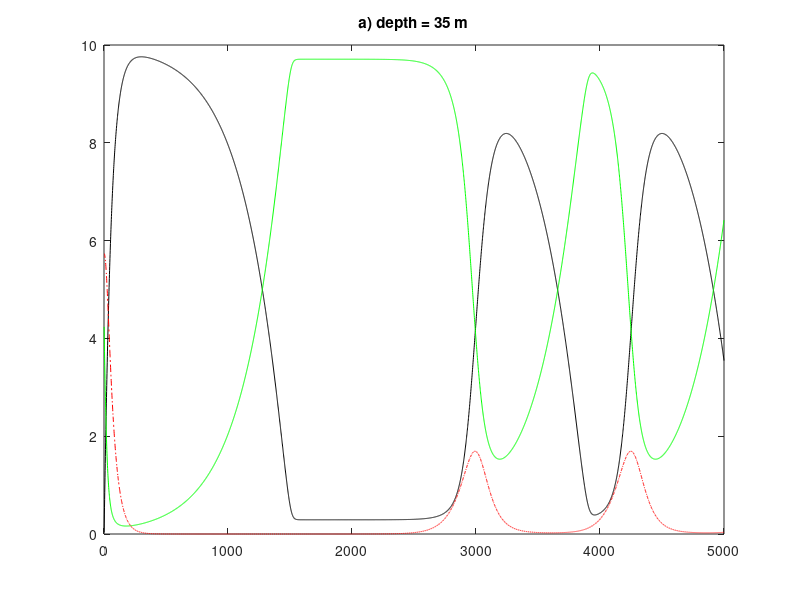

MATLAB code for this plot:
clear;
Vm = 2.0;      % max nutrient uptake rate
Ks = 0.1;      % Michaelis-menton half saturation value
Kext = 0.06;    % e-folding scale of PAR with depth
Rm = 0.5;      % Max grazing rate
Lambda = 0.2;  % level of saturated grazing
gamma = 0.3;   % percent of sloppy grazing (1-Gamma) is assimialtion eff.
m = 0.1;       % phytoplankton mortality
g = 0.2;       % zooplankton mortality

% set depth level
 z = -45;
% set timestep
 tau = 0.1; maxstep = 5000;
 %begin loop here
 Nute = 0.0321;
 Phyt = 4.2365;
 Zoo = 5.7314;
 for istep=1:maxstep
     %* record conditions for plotting
     yplot_N(istep) = Nute;
     yplot_P(istep) = Phyt;
     yplot_Z(istep) = Zoo;
     %* Compute terms
     NuteUptake = (Vm*Nute*Phyt/(Ks+Nute))*exp(Kext*z);
     Graze = Rm*Zoo*(1-exp(-Lambda*Phyt));
     PhytMort = m*Phyt;
     
     ZooAssim = (1-gamma)*Rm*Zoo*(1-exp(-Lambda*Phyt));
     ZooMort = g*Zoo;
     
     SloppyFeed = gamma*Rm*Zoo*(1-exp(-Lambda*Phyt));
     %* Assemble equations
     Phyt_new = NuteUptake - Graze - PhytMort;
     Zoo_new = ZooAssim - ZooMort;
     Nute_new = -NuteUptake + SloppyFeed + PhytMort + ZooMort;
     %* Euler Step
     Phyt = Phyt + Phyt_new*tau;
     Zoo = Zoo + Zoo_new*tau;
     Nute = Nute + Nute_new*tau;
 end
 
 
 plot(1:maxstep, yplot_N, 'k')
hold on;
plot(1:maxstep, yplot_P, '-g')
hold on;
plot(1:maxstep, yplot_Z, '-.r')
title('a) depth = 35 m')
